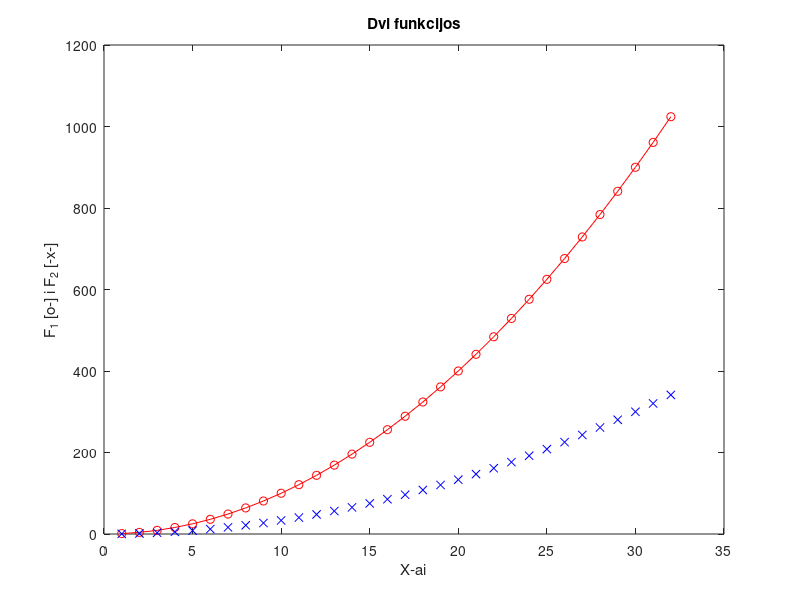

This figure's MATLAB source:
% Name: Adersh 
% Surname: [vazhayil Binosh]
% Group: [EDIFu25\1]
% Date: 2026-09-11

%% MANDATORY TASK
% 1-6. Script initial setup
clear; clc; close all;

% 7. Code from Fig 1
x = 1:32;
y = x.^2;

figure;
plot(x, y, 'o-r', x, y/3, 'xb')
title('Dvi funkcijos')
xlabel('X-ai')
ylabel('F_1 [o-] i F_2 [-x-]')

%% COMPLEMENTARY TASK
% 1. Student ID Last Digit (Replace 5 with your actual last digit)
N = 5; 

% 2. Vector with step 0.5
v = (N+1):0.5:(N+4);

% 3. 3x3 Matrix A starting at N incrementing by 1
A = [N,   N+1, N+2; 
    N+3, N+4, N+5; 
    N+6, N+7, N+8];

% 4. Matrix element selections
sub_a = A(3, 2);              % Diagram a: bottom middle element
sub_b = A(2:3, 1:2);          % Diagram b: 2x2 bottom-left submatrix
sub_c = A([1, 3], [1, 3]);    % Diagram c: four corners

% 5. Concatenation (Modifying vector to match matrix dimension)
% Matrix A is 3x3, v has 7 elements. Take first 3 elements of v as column:
v_col = v(1:3)'; 
A_concatenated = [A, v_col];   % Concatenates into a 3x4 matrix
